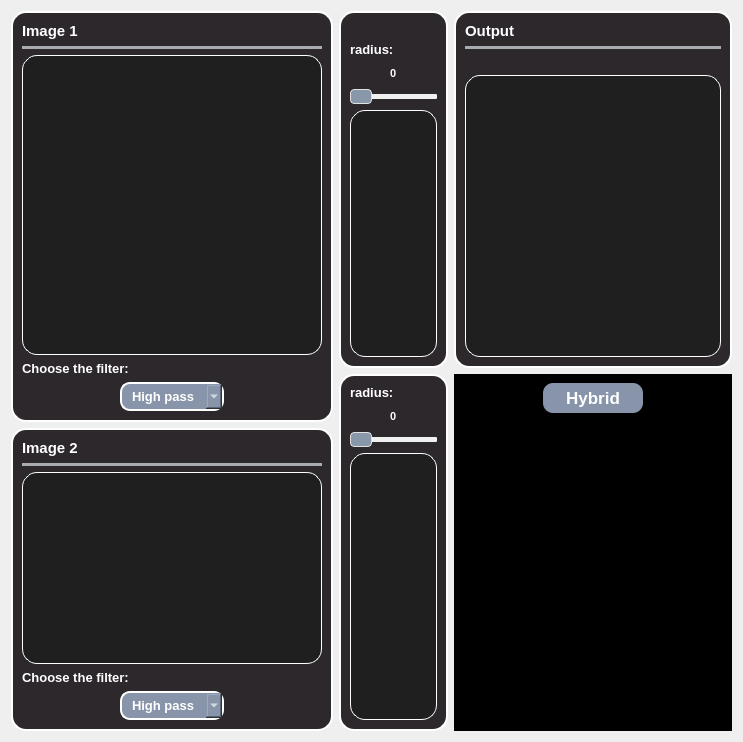
      <widget class="QWidget" name="frequency_domain_tab">
       <attribute name="title">
        <string> Frequency Domain Filters </string>
       </attribute>
       <layout class="QGridLayout" name="gridLayout_19">
        <item row="0" column="0">
         <layout class="QHBoxLayout" name="horizontalLayout">
          <item>
           <layout class="QVBoxLayout" name="verticalLayout_left_9">
            <item>
             <widget class="QFrame" name="frame_28">
              <property name="styleSheet">
               <string notr="true">background-color: #2d282c; /* Background color */
    border-radius: 15px; /* Curved borders */
    border: 2px solid #ffffff; /* 3D outline */

    box-shadow: 2px 2px 8px rgba(0, 0, 0, 0.7); /* 3D shadow effect */</string>
              </property>
              <property name="frameShape">
               <enum>QFrame::StyledPanel</enum>
              </property>
              <property name="frameShadow">
               <enum>QFrame::Raised</enum>
              </property>
              <layout class="QGridLayout" name="gridLayout_31">
               <property name="leftMargin">
                <number>9</number>
               </property>
               <item row="0" column="1">
                <layout class="QVBoxLayout" name="verticalLayout_75">
                 <property name="leftMargin">
                  <number>0</number>
                 </property>
                 <item>
                  <widget class="QLabel" name="label_43">
                   <property name="styleSheet">
                    <string notr="true">color: #ffffff;
font-weight:Bold;
font-size: 15px;
border: none;
</string>
                   </property>
                   <property name="text">
                    <string>Image 1</string>
                   </property>
                  </widget>
                 </item>
                 <item>
                  <widget class="Line" name="line_41">
                   <property name="styleSheet">
                    <string notr="true">/* Line style */

  /* Set the width of the line */
  width: 20px;

  /* Set the height of the line */
  height: 5px;

  /* Set the background color of the line */
  background-color:#a8abaf;

  /* Set the border of the line */
  border: 10px;

  /* Set the border radius of the line */
  border-radius:5px;




</string>
                   </property>
                   <property name="orientation">
                    <enum>Qt::Horizontal</enum>
                   </property>
                  </widget>
                 </item>
                 <item>
                  <layout class="QHBoxLayout" name="horizontalLayout_49">
                   <item>
                    <layout class="QVBoxLayout" name="verticalLayout_76" stretch="0,0">
                     <item>
                      <widget class="QGraphicsView" name="graphicsView1">
                       <property name="minimumSize">
                        <size>
                         <width>300</width>
                         <height>300</height>
                        </size>
                       </property>
                       <property name="styleSheet">
                        <string notr="true">border: 1px solid #ffffff;
background-color: #1f1f1f;</string>
                       </property>
                      </widget>
                     </item>
                     <item>
                      <layout class="QVBoxLayout" name="verticalLayout_3">
                       <item>
                        <widget class="QLabel" name="label_6">
                         <property name="styleSheet">
                          <string notr="true">color: #ffffff;
font-weight:Bold;
font-size: 13px;
border: none;
</string>
                         </property>
                         <property name="text">
                          <string>Choose the filter:</string>
                         </property>
                        </widget>
                       </item>
                       <item>
                        <layout class="QHBoxLayout" name="horizontalLayout_10">
                         <item>
                          <spacer name="horizontalSpacer_13">
                           <property name="orientation">
                            <enum>Qt::Horizontal</enum>
                           </property>
                           <property name="sizeHint" stdset="0">
                            <size>
                             <width>40</width>
                             <height>20</height>
                            </size>
                           </property>
                          </spacer>
                         </item>
                         <item>
                          <widget class="QComboBox" name="frequencyCombo1">
                           <property name="cursor">
                            <cursorShape>PointingHandCursor</cursorShape>
                           </property>
                           <property name="styleSheet">
                            <string notr="true">QComboBox {
    font-family: &quot;Arial&quot;;
    font-weight: 700; /* Semibold */
    font-size: 10pt; /* Adjust the font size as needed */
 	color: rgb(26, 70, 91);


	background-color: #8794aa;   /* Background color for the combo box */
  
    border-radius: 10px;         /* Rounded corners */
    padding: 4px 10px;           /* Padding around the text */
    color: white;               
}

QComboBox::drop-down {
color: #ffffff;
}
QComboBox QAbstractItemView {
color:#ffffff;
    background-color: #rgb(224, 224, 224);   /* Background color for the list */

    selection-background-color: #5d6675; /* Selection color when an item is highlighted */

}</string>
                           </property>
                           <item>
                            <property name="text">
                             <string>High pass</string>
                            </property>
                           </item>
                           <item>
                            <property name="text">
                             <string>Low pass</string>
                            </property>
                           </item>
                          </widget>
                         </item>
                         <item>
                          <spacer name="horizontalSpacer_17">
                           <property name="orientation">
                            <enum>Qt::Horizontal</enum>
                           </property>
                           <property name="sizeHint" stdset="0">
                            <size>
                             <width>40</width>
                             <height>20</height>
                            </size>
                           </property>
                          </spacer>
                         </item>
                        </layout>
                       </item>
                      </layout>
                     </item>
                    </layout>
                   </item>
                  </layout>
                 </item>
                </layout>
               </item>
              </layout>
             </widget>
            </item>
            <item>
             <widget class="QFrame" name="frame_29">
              <property name="styleSheet">
               <string notr="true">background-color: #2d282c; /* Background color */
    border-radius: 15px; /* Curved borders */
    border: 2px solid #ffffff; /* 3D outline */

    box-shadow: 2px 2px 8px rgba(0, 0, 0, 0.7); /* 3D shadow effect */</string>
              </property>
              <property name="frameShape">
               <enum>QFrame::StyledPanel</enum>
              </property>
              <property name="frameShadow">
               <enum>QFrame::Raised</enum>
              </property>
              <layout class="QGridLayout" name="gridLayout_32">
               <property name="leftMargin">
                <number>9</number>
               </property>
               <item row="0" column="0">
                <layout class="QVBoxLayout" name="verticalLayout_77">
                 <property name="leftMargin">
                  <number>0</number>
                 </property>
                 <item>
                  <widget class="QLabel" name="label_44">
                   <property name="styleSheet">
                    <string notr="true">color: #ffffff;
font-weight:Bold;
font-size: 15px;
border: none;</string>
                   </property>
                   <property name="text">
                    <string>Image 2</string>
                   </property>
                  </widget>
                 </item>
                 <item>
                  <widget class="Line" name="line_42">
                   <property name="styleSheet">
                    <string notr="true">/* Line style */

  /* Set the width of the line */
  width: 20px;

  /* Set the height of the line */
  height: 5px;

  /* Set the background color of the line */
  background-color:#a8abaf;

  /* Set the border of the line */
  border: 10px;

  /* Set the border radius of the line */
  border-radius:5px;




</string>
                   </property>
                   <property name="orientation">
                    <enum>Qt::Horizontal</enum>
                   </property>
                  </widget>
                 </item>
                 <item>
                  <layout class="QHBoxLayout" name="horizontalLayout_50">
                   <item>
                    <layout class="QVBoxLayout" name="verticalLayout_78" stretch="0,0">
                     <item>
                      <widget class="QGraphicsView" name="graphicsView2">
                       <property name="styleSheet">
                        <string notr="true">border: 1px solid #ffffff;
background-color: #1f1f1f;</string>
                       </property>
                      </widget>
                     </item>
                     <item>
                      <layout class="QVBoxLayout" name="verticalLayout_5">
                       <item>
                        <widget class="QLabel" name="label_4">
                         <property name="styleSheet">
                          <string notr="true">color: #ffffff;
font-weight:Bold;
font-size: 13px;
border: none;
</string>
                         </property>
                         <property name="text">
                          <string>Choose the filter:</string>
                         </property>
                        </widget>
                       </item>
                       <item>
                        <layout class="QHBoxLayout" name="horizontalLayout_9">
                         <item>
                          <spacer name="horizontalSpacer_11">
                           <property name="orientation">
                            <enum>Qt::Horizontal</enum>
                           </property>
                           <property name="sizeHint" stdset="0">
                            <size>
                             <width>40</width>
                             <height>20</height>
                            </size>
                           </property>
                          </spacer>
                         </item>
                         <item>
                          <widget class="QComboBox" name="frequencyCombo2">
                           <property name="cursor">
                            <cursorShape>PointingHandCursor</cursorShape>
                           </property>
                           <property name="styleSheet">
                            <string notr="true">QComboBox {
    font-family: &quot;Arial&quot;;
    font-weight: 700; /* Semibold */
    font-size: 10pt; /* Adjust the font size as needed */
 	color: rgb(26, 70, 91);


	background-color: #8794aa;   /* Background color for the combo box */
  
    border-radius: 10px;         /* Rounded corners */
    padding: 4px 10px;           /* Padding around the text */
    color: white;               
}

QComboBox::drop-down {
color: #ffffff;
}
QComboBox QAbstractItemView {
color:#ffffff;
    background-color: #rgb(224, 224, 224);   /* Background color for the list */

    selection-background-color: #5d6675; /* Selection color when an item is highlighted */

}</string>
                           </property>
                           <item>
                            <property name="text">
                             <string>High pass</string>
                            </property>
                           </item>
                           <item>
                            <property name="text">
                             <string>Low pass</string>
                            </property>
                           </item>
                          </widget>
                         </item>
                         <item>
                          <spacer name="horizontalSpacer_16">
                           <property name="orientation">
                            <enum>Qt::Horizontal</enum>
                           </property>
                           <property name="sizeHint" stdset="0">
                            <size>
                             <width>40</width>
                             <height>20</height>
                            </size>
                           </property>
                          </spacer>
                         </item>
                        </layout>
                       </item>
                      </layout>
                     </item>
                    </layout>
                   </item>
                  </layout>
                 </item>
                </layout>
               </item>
              </layout>
             </widget>
            </item>
           </layout>
          </item>
          <item>
           <layout class="QVBoxLayout" name="verticalLayout_left_10">
            <item>
             <widget class="QFrame" name="frame_30">
              <property name="styleSheet">
               <string notr="true">background-color: #2d282c; /* Background color */
    border-radius: 15px; /* Curved borders */
    border: 2px solid #ffffff; /* 3D outline */

    box-shadow: 2px 2px 8px rgba(0, 0, 0, 0.7); /* 3D shadow effect */</string>
              </property>
              <property name="frameShape">
               <enum>QFrame::StyledPanel</enum>
              </property>
              <property name="frameShadow">
               <enum>QFrame::Raised</enum>
              </property>
              <layout class="QGridLayout" name="gridLayout_34">
               <property name="leftMargin">
                <number>9</number>
               </property>
               <item row="0" column="1">
                <layout class="QVBoxLayout" name="verticalLayout_89">
                 <property name="leftMargin">
                  <number>0</number>
                 </property>
                 <item>
                  <layout class="QHBoxLayout" name="horizontalLayout_52">
                   <item>
                    <layout class="QVBoxLayout" name="verticalLayout_90" stretch="0,0,0,5">
                     <item>
                      <spacer name="horizontalSpacer_14">
                       <property name="orientation">
                        <enum>Qt::Horizontal</enum>
                       </property>
                       <property name="sizeHint" stdset="0">
                        <size>
                         <width>40</width>
                         <height>20</height>
                        </size>
                       </property>
                      </spacer>
                     </item>
                     <item>
                      <widget class="QLabel" name="label">
                       <property name="styleSheet">
                        <string notr="true">color: #ffffff;
font-weight:Bold;
font-size: 13px;
border: none;
</string>
                       </property>
                       <property name="text">
                        <string>radius:</string>
                       </property>
                      </widget>
                     </item>
                     <item>
                      <layout class="QVBoxLayout" name="verticalLayout_6">
                       <item>
                        <layout class="QHBoxLayout" name="horizontalLayout_66">
                         <property name="spacing">
                          <number>6</number>
                         </property>
                         <property name="sizeConstraint">
                          <enum>QLayout::SetMaximumSize</enum>
                         </property>
                         <item>
                          <spacer name="horizontalSpacer_35">
                           <property name="orientation">
                            <enum>Qt::Horizontal</enum>
                           </property>
                           <property name="sizeHint" stdset="0">
                            <size>
                             <width>40</width>
                             <height>20</height>
                            </size>
                           </property>
                          </spacer>
                         </item>
                         <item>
                          <widget class="QLabel" name="sliderLabel1">
                           <property name="styleSheet">
                            <string notr="true">color: #ffffff;
font-weight:Bold;
font-size: 11px;
border: none;
</string>
                           </property>
                           <property name="text">
                            <string>0</string>
                           </property>
                          </widget>
                         </item>
                         <item>
                          <spacer name="horizontalSpacer_36">
                           <property name="orientation">
                            <enum>Qt::Horizontal</enum>
                           </property>
                           <property name="sizeHint" stdset="0">
                            <size>
                             <width>40</width>
                             <height>20</height>
                            </size>
                           </property>
                          </spacer>
                         </item>
                        </layout>
                       </item>
                       <item>
                        <layout class="QHBoxLayout" name="horizontalLayout_11">
                         <item>
                          <widget class="QSlider" name="radiusSlider1">
                           <property name="cursor">
                            <cursorShape>PointingHandCursor</cursorShape>
                           </property>
                           <property name="styleSheet">
                            <string notr="true">QSlider{
border: none;
}
QSlider::groove {
background: #f0f0f0; /* Color of the track */
border: 0px solid #ffffff; /* Border of the track */
height: 5px; /* Set the height of the track */
border-radius: 1px; /* Round the corners of the track */
}

/* Style for the slider handle (thumb) */
QSlider::handle {
background: #8997ab; /* Color of the handle */
width: 20px; /* Width of the handle */
height: 10px; /* Height of the handle */
margin: -5px 0; /* Negative margin to center the handle vertically */
border-radius: 4px;
 border: 1px solid #e1e1e1;
}

/* Style for the slider handle when pressed */
QSlider::handle:pressed {
background: #798596; /* Color of the handle when pressed */
border: 1px solid #9aa9be; /* Border of the handle when pressed */
}</string>
                           </property>
                           <property name="orientation">
                            <enum>Qt::Horizontal</enum>
                           </property>
                          </widget>
                         </item>
                        </layout>
                       </item>
                      </layout>
                     </item>
                     <item>
                      <widget class="QWidget" name="region1Widget" native="true">
                       <property name="styleSheet">
                        <string notr="true">border: 1px solid #ffffff;
background-color: #1f1f1f;</string>
                       </property>
                      </widget>
                     </item>
                    </layout>
                   </item>
                  </layout>
                 </item>
                </layout>
               </item>
              </layout>
             </widget>
            </item>
            <item>
             <widget class="QFrame" name="frame_31">
              <property name="styleSheet">
               <string notr="true">background-color: #2d282c; /* Background color */
    border-radius: 15px; /* Curved borders */
    border: 2px solid #ffffff; /* 3D outline */

    box-shadow: 2px 2px 8px rgba(0, 0, 0, 0.7); /* 3D shadow effect */</string>
              </property>
              <property name="frameShape">
               <enum>QFrame::StyledPanel</enum>
              </property>
              <property name="frameShadow">
               <enum>QFrame::Raised</enum>
              </property>
              <layout class="QGridLayout" name="gridLayout_35">
               <property name="leftMargin">
                <number>9</number>
               </property>
               <item row="0" column="0">
                <layout class="QVBoxLayout" name="verticalLayout_91">
                 <property name="leftMargin">
                  <number>0</number>
                 </property>
                 <item>
                  <layout class="QHBoxLayout" name="horizontalLayout_53">
                   <item>
                    <layout class="QVBoxLayout" name="verticalLayout_92" stretch="0,0,5">
                     <item>
                      <widget class="QLabel" name="label_3">
                       <property name="styleSheet">
                        <string notr="true">color: #ffffff;
font-weight:Bold;
font-size: 13px;
border: none;
</string>
                       </property>
                       <property name="text">
                        <string>radius:</string>
                       </property>
                      </widget>
                     </item>
                     <item>
                      <layout class="QVBoxLayout" name="verticalLayout_7">
                       <item>
                        <layout class="QHBoxLayout" name="horizontalLayout_67">
                         <property name="spacing">
                          <number>6</number>
                         </property>
                         <property name="sizeConstraint">
                          <enum>QLayout::SetMaximumSize</enum>
                         </property>
                         <item>
                          <spacer name="horizontalSpacer_37">
                           <property name="orientation">
                            <enum>Qt::Horizontal</enum>
                           </property>
                           <property name="sizeHint" stdset="0">
                            <size>
                             <width>40</width>
                             <height>20</height>
                            </size>
                           </property>
                          </spacer>
                         </item>
                         <item>
                          <widget class="QLabel" name="sliderLabel2">
                           <property name="styleSheet">
                            <string notr="true">color: #ffffff;
font-weight:Bold;
font-size: 11px;
border: none;
</string>
                           </property>
                           <property name="text">
                            <string>0</string>
                           </property>
                          </widget>
                         </item>
                         <item>
                          <spacer name="horizontalSpacer_38">
                           <property name="orientation">
                            <enum>Qt::Horizontal</enum>
                           </property>
                           <property name="sizeHint" stdset="0">
                            <size>
                             <width>40</width>
                             <height>20</height>
                            </size>
                           </property>
                          </spacer>
                         </item>
                        </layout>
                       </item>
                       <item>
                        <layout class="QHBoxLayout" name="horizontalLayout_12">
                         <item>
                          <widget class="QSlider" name="radiusSlider2_2">
                           <property name="cursor">
                            <cursorShape>PointingHandCursor</cursorShape>
                           </property>
                           <property name="styleSheet">
                            <string notr="true">QSlider{
border: none;
}
QSlider::groove {
background: #f0f0f0; /* Color of the track */
border: 0px solid #ffffff; /* Border of the track */
height: 5px; /* Set the height of the track */
border-radius: 1px; /* Round the corners of the track */
}

/* Style for the slider handle (thumb) */
QSlider::handle {
background: #8997ab; /* Color of the handle */
width: 20px; /* Width of the handle */
height: 10px; /* Height of the handle */
margin: -5px 0; /* Negative margin to center the handle vertically */
border-radius: 4px;
 border: 1px solid #e1e1e1;
}

/* Style for the slider handle when pressed */
QSlider::handle:pressed {
background: #798596; /* Color of the handle when pressed */
border: 1px solid #9aa9be; /* Border of the handle when pressed */
}</string>
                           </property>
                           <property name="orientation">
                            <enum>Qt::Horizontal</enum>
                           </property>
                          </widget>
                         </item>
                        </layout>
                       </item>
                      </layout>
                     </item>
                     <item>
                      <widget class="QWidget" name="region2Widget" native="true">
                       <property name="styleSheet">
                        <string notr="true">border: 1px solid #ffffff;
background-color: #1f1f1f;</string>
                       </property>
                      </widget>
                     </item>
                    </layout>
                   </item>
                  </layout>
                 </item>
                </layout>
               </item>
              </layout>
             </widget>
            </item>
           </layout>
          </item>
          <item>
           <layout class="QVBoxLayout" name="verticalLayout_left_8">
            <item>
             <widget class="QFrame" name="frame_26">
              <property name="styleSheet">
               <string notr="true">background-color: #2d282c; /* Background color */
    border-radius: 15px; /* Curved borders */
    border: 2px solid #ffffff; /* 3D outline */

    box-shadow: 2px 2px 8px rgba(0, 0, 0, 0.7); /* 3D shadow effect */</string>
              </property>
              <property name="frameShape">
               <enum>QFrame::StyledPanel</enum>
              </property>
              <property name="frameShadow">
               <enum>QFrame::Raised</enum>
              </property>
              <layout class="QGridLayout" name="gridLayout_29">
               <property name="leftMargin">
                <number>9</number>
               </property>
               <item row="1" column="1">
                <layout class="QVBoxLayout" name="verticalLayout_63">
                 <property name="leftMargin">
                  <number>0</number>
                 </property>
                 <item>
                  <widget class="QLabel" name="label_39">
                   <property name="styleSheet">
                    <string notr="true">color: #ffffff;
font-weight:Bold;
font-size: 15px;
border: none;
</string>
                   </property>
                   <property name="text">
                    <string>Output</string>
                   </property>
                  </widget>
                 </item>
                 <item>
                  <widget class="Line" name="line_35">
                   <property name="styleSheet">
                    <string notr="true">/* Line style */

  /* Set the width of the line */
  width: 20px;

  /* Set the height of the line */
  height: 5px;

  /* Set the background color of the line */
  background-color:#a8abaf;

  /* Set the border of the line */
  border: 10px;

  /* Set the border radius of the line */
  border-radius:5px;




</string>
                   </property>
                   <property name="orientation">
                    <enum>Qt::Horizontal</enum>
                   </property>
                  </widget>
                 </item>
                 <item>
                  <spacer name="horizontalSpacer_2">
                   <property name="orientation">
                    <enum>Qt::Horizontal</enum>
                   </property>
                   <property name="sizeHint" stdset="0">
                    <size>
                     <width>40</width>
                     <height>20</height>
                    </size>
                   </property>
                  </spacer>
                 </item>
                 <item>
                  <layout class="QHBoxLayout" name="horizontalLayout_39">
                   <item>
                    <layout class="QVBoxLayout" name="verticalLayout_72" stretch="0">
                     <item>
                      <widget class="QGraphicsView" name="graphicsView3">
                       <property name="styleSheet">
                        <string notr="true">border: 1px solid #ffffff;
background-color: #1f1f1f;</string>
                       </property>
                      </widget>
                     </item>
                    </layout>
                   </item>
                  </layout>
                 </item>
                </layout>
               </item>
              </layout>
             </widget>
            </item>
            <item>
             <widget class="QFrame" name="frame_27">
              <property name="styleSheet">
               <string notr="true">background-color: #000000; /* Background color */
  
    border:none; /* 3D outline */

    box-shadow: 2px 2px 8px rgba(0, 0, 0, 0.7); /* 3D shadow effect */</string>
              </property>
              <property name="frameShape">
               <enum>QFrame::StyledPanel</enum>
              </property>
              <property name="frameShadow">
               <enum>QFrame::Raised</enum>
              </property>
              <layout class="QGridLayout" name="gridLayout_30">
               <property name="leftMargin">
                <number>9</number>
               </property>
               <item row="1" column="0">
                <spacer name="verticalSpacer_4">
                 <property name="orientation">
                  <enum>Qt::Vertical</enum>
                 </property>
                 <property name="sizeHint" stdset="0">
                  <size>
                   <width>20</width>
                   <height>40</height>
                  </size>
                 </property>
                </spacer>
               </item>
               <item row="0" column="0">
                <layout class="QHBoxLayout" name="horizontalLayout_25">
                 <item>
                  <spacer name="horizontalSpacer_12">
                   <property name="orientation">
                    <enum>Qt::Horizontal</enum>
                   </property>
                   <property name="sizeHint" stdset="0">
                    <size>
                     <width>40</width>
                     <height>20</height>
                    </size>
                   </property>
                  </spacer>
                 </item>
                 <item>
                  <widget class="QPushButton" name="hybridButton">
                   <property name="minimumSize">
                    <size>
                     <width>100</width>
                     <height>30</height>
                    </size>
                   </property>
                   <property name="cursor">
                    <cursorShape>PointingHandCursor</cursorShape>
                   </property>
                   <property name="toolTip">
                    <string>&lt;html&gt;&lt;head/&gt;&lt;body&gt;&lt;p&gt;hybrid the two images&lt;/p&gt;&lt;/body&gt;&lt;/html&gt;</string>
                   </property>
                   <property name="styleSheet">
                    <string notr="true">QPushButton{
  appearance: button;
  backface-visibility: hidden;
  background-color: #8794aa;
  border-radius: 10px;
  border-width: 0;
  box-shadow: rgba(50, 50, 93, .1) 0 0 0 1px inset,rgba(50, 50, 93, .1) 0 2px 5px 0,rgba(0, 0, 0, .07) 0 1px 1px 0;
  box-sizing: border-box;
font-size:17px;
      color: white;
   
     border: none;


width:90px;
font-weight:bold;
}
QPushButton:hover {
    background-color: #7a8699;    /* Slightly lighter blue when hovering */
}

QPushButton:pressed {
    background-color: #6e798a;    /* Darker blue when pressed */
}
</string>
                   </property>
                   <property name="text">
                    <string>Hybrid</string>
                   </property>
                  </widget>
                 </item>
                 <item>
                  <spacer name="horizontalSpacer_15">
                   <property name="orientation">
                    <enum>Qt::Horizontal</enum>
                   </property>
                   <property name="sizeHint" stdset="0">
                    <size>
                     <width>40</width>
                     <height>20</height>
                    </size>
                   </property>
                  </spacer>
                 </item>
                </layout>
               </item>
              </layout>
             </widget>
            </item>
           </layout>
          </item>
         </layout>
        </item>
       </layout>
      </widget>
